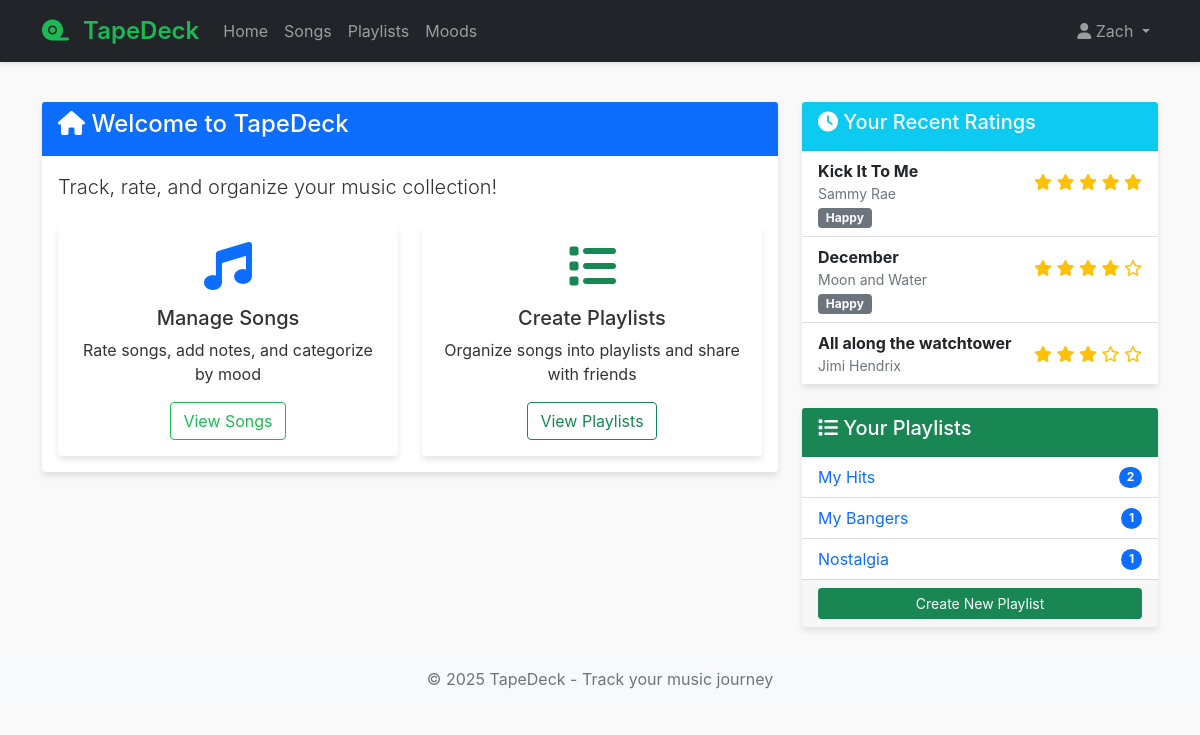
The app's page / (signed in) with its own data.
### models.py (models this page shows, shortened)
class User(UserMixin, db.Model):
    __tablename__ = 'user'
    user_id = db.Column(db.Integer, primary_key=True)
    email = db.Column(db.String(120), unique=True, nullable=False)
    username = db.Column(db.String(80), unique=True, nullable=False)
    password_hash = db.Column(db.String(128))
    ratings = db.relationship('SongRating', backref='user', lazy=True)
    playlists = db.relationship('Playlist', secondary=playlist_manager, backref=db.backref('users', lazy='dynamic'))
    moods = db.relationship('Mood', backref='user', lazy=True)

class SongRating(db.Model):
    __tablename__ = 'song_rating'
    rating_id = db.Column(db.Integer, primary_key=True)
    user_id = db.Column(db.Integer, db.ForeignKey('user.user_id'), nullable=False)
    song_id = db.Column(db.Integer, db.ForeignKey('song.song_id'), nullable=False)
    rating = db.Column(db.Float, nullable=False)
    mood_id = db.Column(db.Integer, db.ForeignKey('mood.mood_id'))
    notes = db.Column(db.Text)  # Added for note-taking requirement
    created_at = db.Column(db.DateTime, default=datetime.utcnow)
    updated_at = db.Column(db.DateTime, default=datetime.utcnow, onupdate=datetime.utcnow)

class Song(db.Model):
    __tablename__ = 'song'
    song_id = db.Column(db.Integer, primary_key=True)
    song_name = db.Column(db.String(100), nullable=False)
    release_date = db.Column(db.String(20))
    album_id = db.Column(db.Integer, db.ForeignKey('album.album_id'))
    artist_id = db.Column(db.Integer, db.ForeignKey('artist.artist_id'), nullable=False)
    genre = db.Column(db.String(50))  # Added genre for filtering requirement
    ratings = db.relationship('SongRating', backref='song', lazy=True)
    playlists = db.relationship('Playlist', secondary=playlist_songs, backref=db.backref('songs', lazy='dynamic'))

class Artist(db.Model):
    __tablename__ = 'artist'
    artist_id = db.Column(db.Integer, primary_key=True)
    artist_name = db.Column(db.String(100), nullable=False)
    songs = db.relationship('Song', backref='artist', lazy=True)

class Mood(db.Model):
    __tablename__ = 'mood'
    mood_id = db.Column(db.Integer, primary_key=True)
    mood = db.Column(db.String(50), nullable=False)
    user_id = db.Column(db.Integer, db.ForeignKey('user.user_id'))  # Added for custom moods per user
    ratings = db.relationship('SongRating', backref='mood', lazy=True)

class Playlist(db.Model):
    __tablename__ = 'playlist'
    playlist_id = db.Column(db.Integer, primary_key=True)
    playlist_name = db.Column(db.String(100), nullable=False)
    created_by = db.Column(db.Integer, db.ForeignKey('user.user_id'), nullable=False)
    created_at = db.Column(db.DateTime, default=datetime.utcnow)
    creator = db.relationship('User', foreign_keys=[created_by])

### routes.py (the view)
@bp.route('/')
@login_required
def home():
    recent_ratings = SongRating.query.filter_by(user_id=current_user.user_id).order_by(SongRating.updated_at.desc()).limit(5).all()
    playlists = Playlist.query.join(playlist_manager).filter(
        playlist_manager.c.user_id == current_user.user_id
    ).all()
    return render_template('home.html', recent_ratings=recent_ratings, playlists=playlists)

### app.py (called while the page is built)
def create_app(config_class=Config):
    app = Flask(__name__)
    app.config.from_object(config_class)
    app.jinja_env.globals.update(enumerate=enumerate)
    db.init_app(app)
    login_manager = LoginManager()
    login_manager.login_view = 'routes.login'
    login_manager.login_message_category = 'info'
    login_manager.init_app(app)
    @login_manager.user_loader
    def load_user(user_id):
        return User.query.get(int(user_id))
    app.register_blueprint(routes_bp)
    with app.app_context():
        db.create_all()
    return app

### templates/home.html (shortened to what this page needs)
{% extends "base.html" %}
{% block content %}
<div class="row">
    <div class="col-md-8">
        <div class="card mb-4">
            <div class="card-header bg-primary text-white">
                <h4><i class="fas fa-home"></i> Welcome to TapeDeck</h4>
            </div>
            <div class="card-body">
                <p class="lead">Track, rate, and organize your music collection!</p>
                <div class="row mt-4">
                    <div class="col-md-6">
                        <div class="card h-100">
                            <div class="card-body text-center">
                                <i class="fas fa-music fa-3x mb-3 text-primary"></i>
                                <h5>Manage Songs</h5>
                                <p>Rate songs, add notes, and categorize by mood</p>
                                <a href="{{ url_for('routes.songs') }}" class="btn btn-outline-primary">View Songs</a>
                            </div>
                        </div>
                    </div>
                    <div class="col-md-6">
                        <div class="card h-100">
                            <div class="card-body text-center">
                                <i class="fas fa-list fa-3x mb-3 text-success"></i>
                                <h5>Create Playlists</h5>
                                <p>Organize songs into playlists and share with friends</p>
                                <a href="{{ url_for('routes.playlists') }}" class="btn btn-outline-success">View Playlists</a>
                            </div>
                        </div>
                    </div>
                </div>
            </div>
        </div>
    </div>
    <div class="col-md-4">
        <div class="card mb-4">
            <div class="card-header bg-info text-white">
                <h5><i class="fas fa-clock"></i> Your Recent Ratings</h5>
            </div>
            <div class="card-body p-0">
                {% if recent_ratings %}
                    <ul class="list-group list-group-flush">
                        {% for rating in recent_ratings %}
                            <li class="list-group-item">
                                <div class="d-flex justify-content-between align-items-center">
                                    <div>
                                        <strong>{{ rating.song.song_name }}</strong>
                                        <div class="text-muted small">{{ rating.song.artist.artist_name }}</div>
                                    </div>
                                    <div class="text-warning">
                                        {% for i in range(5) %}
                                            {% if i < rating.rating|int %}
                                                <i class="fas fa-star"></i>
                                            {% elif i < rating.rating and i >= rating.rating|int %}
                                                <i class="fas fa-star-half-alt"></i>
                                            {% else %}
                                                <i class="far fa-star"></i>
                                            {% endif %}
                                        {% endfor %}
                                    </div>
                                </div>
                                {% if rating.mood %}
                                    <span class="badge bg-secondary">{{ rating.mood.mood }}</span>
                                {% endif %}
                            </li>
                        {% endfor %}
                    </ul>
                {% else %}
                    <div class="text-center p-4">
                        <p class="text-muted">You haven't rated any songs yet.</p>
                        <a href="{{ url_for('routes.songs') }}" class="btn btn-sm btn-primary">Start Rating</a>
                    </div>
                {% endif %}
            </div>
        </div>
        <div class="card">
            <div class="card-header bg-success text-white">
                <h5><i class="fas fa-list"></i> Your Playlists</h5>
            </div>
            <div class="card-body p-0">
                {% if playlists %}
                    <ul class="list-group list-group-flush">
                        {% for playlist in playlists %}
                            <li class="list-group-item">
                                <a href="{{ url_for('routes.view_playlist', playlist_id=playlist.playlist_id) }}" class="d-flex justify-content-between align-items-center text-decoration-none">
                                    <span>{{ playlist.playlist_name }}</span>
                                    <span class="badge bg-primary rounded-pill">{{ playlist.songs.count() }}</span>
                                </a>
                            </li>
                        {% endfor %}
                    </ul>
                    <div class="card-footer">
                        <a href="{{ url_for('routes.create_playlist') }}" class="btn btn-sm btn-success w-100">Create New Playlist</a>
                    </div>
                {% else %}
                    <div class="text-center p-4">
                        <p class="text-muted">You don't have any playlists yet.</p>
                        <a href="{{ url_for('routes.create_playlist') }}" class="btn btn-sm btn-success">Create Playlist</a>
                    </div>
                {% endif %}
            </div>
        </div>
    </div>
</div>
{% endblock %}

### templates/base.html (shortened to what this page needs)
<!DOCTYPE html>
<html lang="en">
<head>
    <link href="https://cdn.jsdelivr.net/npm/bootstrap@5.1.3/dist/css/bootstrap.min.css" rel="stylesheet">
    <link rel="stylesheet" href="https://cdnjs.cloudflare.com/ajax/libs/font-awesome/6.0.0-beta3/css/all.min.css">
    <link rel="stylesheet" href="{{ url_for('static', filename='css/style.css') }}">
</head>
<body>
    <nav class="navbar navbar-expand-lg navbar-dark bg-dark">
        <div class="container">
            <a class="navbar-brand" href="{{ url_for('routes.home') }}">
                <i class="fas fa-tape"></i> {{ config.APP_NAME }}
            </a>
            <div class="collapse navbar-collapse" id="navbarNav">
                <ul class="navbar-nav me-auto">
                    {% if current_user.is_authenticated %}
                        <li class="nav-item">
                            <a class="nav-link" href="{{ url_for('routes.home') }}">Home</a>
                        </li>
                        <li class="nav-item">
                            <a class="nav-link" href="{{ url_for('routes.songs') }}">Songs</a>
                        </li>
                        <li class="nav-item">
                            <a class="nav-link" href="{{ url_for('routes.playlists') }}">Playlists</a>
                        </li>
                        <li class="nav-item">
                            <a class="nav-link" href="{{ url_for('routes.moods') }}">Moods</a>
                        </li>
                    {% endif %}
                </ul>
                <ul class="navbar-nav">
                    {% if current_user.is_authenticated %}
                        <li class="nav-item dropdown">
                            <a class="nav-link dropdown-toggle" href="#" id="userDropdown" role="button" data-bs-toggle="dropdown">
                                <i class="fas fa-user"></i> {{ current_user.username }}
                            </a>
                        </li>
                    {% endif %}
                </ul>
            </div>
        </div>
    </nav>
    <main class="container py-4">
        {% block content %}{% endblock %}
    </main>
    <footer class="footer mt-auto py-3 bg-light">
        <div class="container text-center">
            <span class="text-muted">© 2025 {{ config.APP_NAME }} - Track your music journey</span>
        </div>
    </footer>
</body>
</html>

### static/css/style.css (style rules this page uses)
:root { --primary-color: #1DB954; --primary-dark: #1AA34A; --secondary-color: #191414; --accent-color: #FF6B6B; --light-bg: #f8f9fa; --card-shadow: 0 4px 6px rgba(0, 0, 0, 0.1); --text-muted: #6c757d; }
body { font-family: 'Inter', -apple-system, BlinkMacSystemFont, 'Segoe UI', Roboto, Oxygen, Ubuntu, Cantarell, sans-serif; background-color: #f9f9f9; color: #333; padding-bottom: 2rem; }
.btn-outline-primary { color: var(--primary-color); border-color: var(--primary-color); }
.navbar { box-shadow: 0 2px 5px rgba(0, 0, 0, 0.1); background-color: #fff; }
.navbar-brand { font-weight: 600; font-size: 1.5rem; color: var(--primary-color) !important; }
.navbar-brand i { margin-right: 0.5rem; }
.card { border: none; box-shadow: var(--card-shadow); transition: transform 0.2s ease-in-out; }
.card-header { background-color: #fff; border-bottom: 1px solid rgba(0, 0, 0, 0.05); }

### records on screen
User: username "Zach"
SongRating: song.song_name "Kick It To Me", song.artist.artist_name "Sammy Rae", rating 5 (drawn), mood.mood "Happy"
SongRating: song.song_name "December", song.artist.artist_name "Moon and Water", rating 4 (drawn), mood.mood "Happy"
SongRating: song.song_name "All along the watchtower", song.artist.artist_name "Jimi Hendrix", rating 3 (drawn)
Playlist: playlist_name "My Hits", songs.count "2"
Playlist: playlist_name "My Bangers", songs.count "1"
Playlist: playlist_name "Nostalgia", songs.count "1"

### other values on screen
{{ config.APP_NAME }} "TapeDeck"
